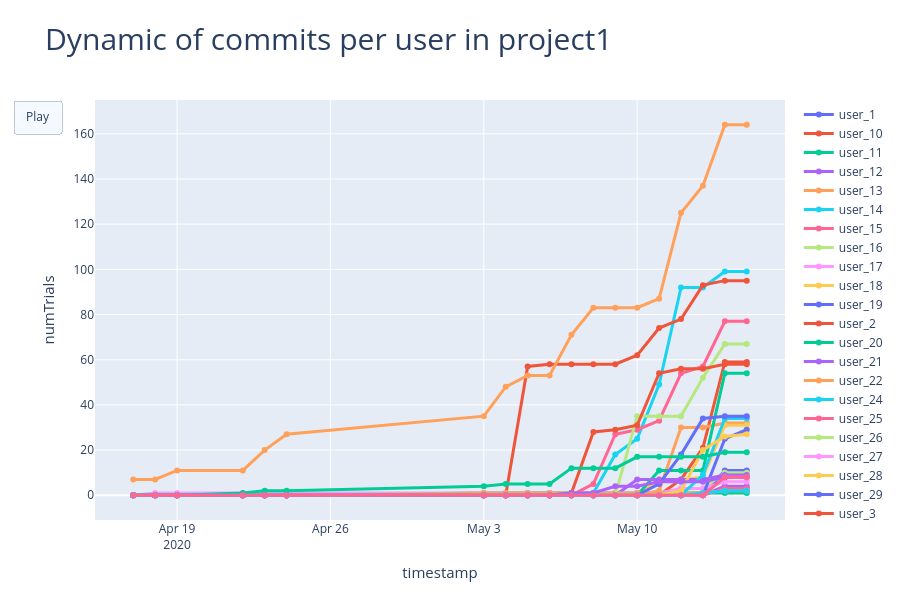

The notebook cell saved with this chart:
### Code cell
fig = go.Figure()

# Начальные линии для каждого пользователя
for user in users:
    user_data = sea_data_grouped[sea_data_grouped['uid'] == user]
    fig.add_trace(go.Scatter(
        x=user_data['date'],
        y=user_data['numTrials'],
        mode='lines+markers',
        name=user,
        line=dict(width=3)
    ))

# Кадры анимации
frames = []
for date in dates:
    frame_data = []
    for user in users:
        user_data = sea_data_grouped[
            (sea_data_grouped['uid'] == user) & 
            (sea_data_grouped['date'] <= date)
        ]
        frame_data.append(go.Scatter(
            x=user_data['date'],
            y=user_data['numTrials'],
            mode='lines+markers',
            line=dict(width=3)
        ))
    frames.append(go.Frame(data=frame_data, name=str(date)))

fig.frames = frames

fig.update_layout(
    title=dict(text='Dynamic of commits per user in project1', font=dict(size=30)),
    xaxis_title=dict(text='timestamp', font=dict(size=15)),
    yaxis_title=dict(text='numTrials', font=dict(size=15)),
    height=600,
    width=900,
    updatemenus=[dict(type='buttons',
                      buttons=[dict(label='Play',
                                    method='animate',
                                    args=[None, dict(frame=dict(duration=300, redraw=True),
                                                     fromcurrent=True)])])]
)

fig.show()
